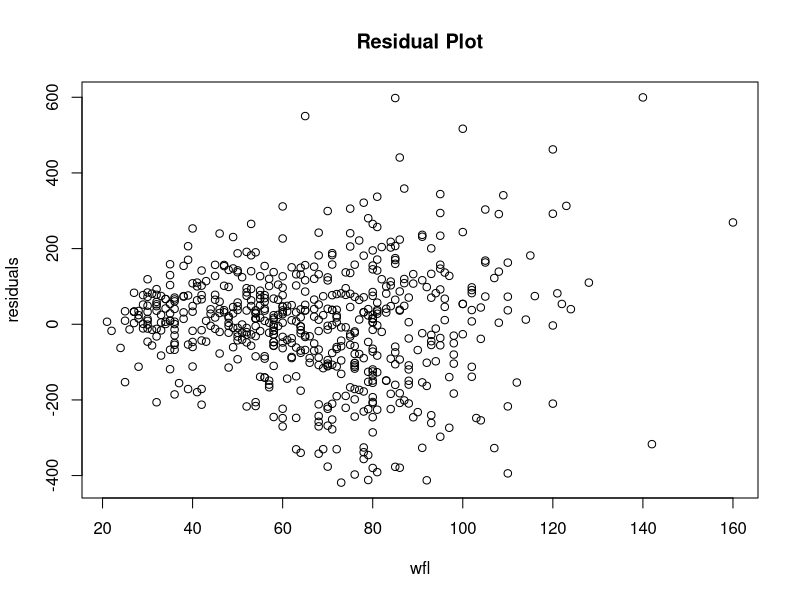
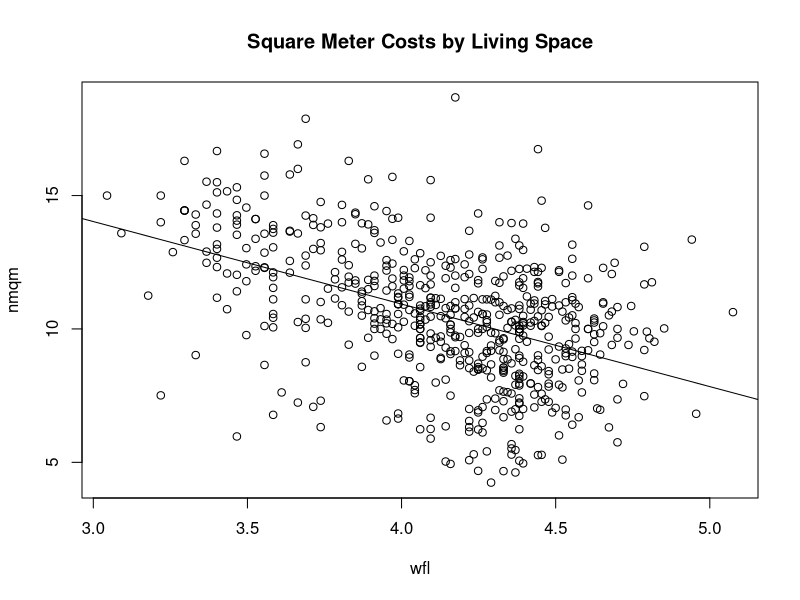

The R source for these figures, in order:
# Name: Christian Peters

# No. 25)
# ======

data <- read.table('mietspiegel2015.txt', header = TRUE)
data <- data[data$bj >= 1970 & data$bj <= 1980, ]

# a)

# Model:
# nm = beta0 + beta1 * wfl + e

# get the least squares estimate using the normal equations
X <- cbind(1, data$wfl)
y <- data$nm
beta <- solve(t(X) %*% X, t(X) %*% y)
# beta0 = 138.751308, beta1 = 8.075865

lm(data$nm ~ data$wfl)
# Same results.

# Interpretation:
# Intercept (beta0): No useful way of interpreting the rent for flats without living space.
# wfl (beta1): One square meter of living space costs around 8.08 euro a month.

# b)
residuals <- y - X %*% beta
plot(data$wfl, residuals, xlab = 'wfl', main = 'Residual Plot')

# I don't think that the assumption of equal variance among the errors is justified
# because the deviations from the mean of the residuals clearly increase with
# increasing wfl value.

sse <- sum(residuals**2)
sst <- sum((y - mean(y))**2)
mse <- sse / length(y)
# Mean squared error: 22725.49

r_squared <- 1 - sse / sst
# 0.5984767

# c)

# Estimate the coefficients for the new model using least squares
X <- cbind(1, log(data$wfl))
y <- data$nmqm
beta <- solve(t(X) %*% X, t(X) %*% y)
# beta0 = 23.307780, beta1 = -3.094016

plot(log(data$wfl), data$nmqm, xlab = 'wfl', ylab = 'nmqm', main = 'Square Meter Costs by Living Space')
abline(a = beta[1], b = beta[2])

# d)

# add the new variable and estimate the new coefficients using least squares
X_location <- cbind(X, data$wohngut | data$wohnbest)
beta_location <- solve(t(X_location) %*% X_location, t(X_location) %*% y)
# beta0 = 23.103903, beta1 = -3.172943, beta2 = 1.723611

# e)

# calculate the adjusted coefficients of determination (r_squared)
residuals <- y - X %*% beta
residuals_location <- y - X_location %*% beta_location
sse <- sum(residuals**2)
sse_location <- sum(residuals_location**2)
sst <- sum((y-mean(y))**2)
r_squared <- 1 - sse / sst
r_squared_location <- 1 - sse_location / sst

n <- length(y)
r_squared_adj <- 1 - (n-1) / (n - 2) * (1 - r_squared)
# 0.2142187

r_squared_location_adj <- 1 - (n-1) / (n - 3) * (1 - r_squared_location)
# 0.3173157

# As we can see, the adjusted r_squared of the new model containing the location
# is around 10 percentage points higher than that of the old model.
# So it's safe to say that adding the new variable lead to a significant improvement
# of the model in (c).